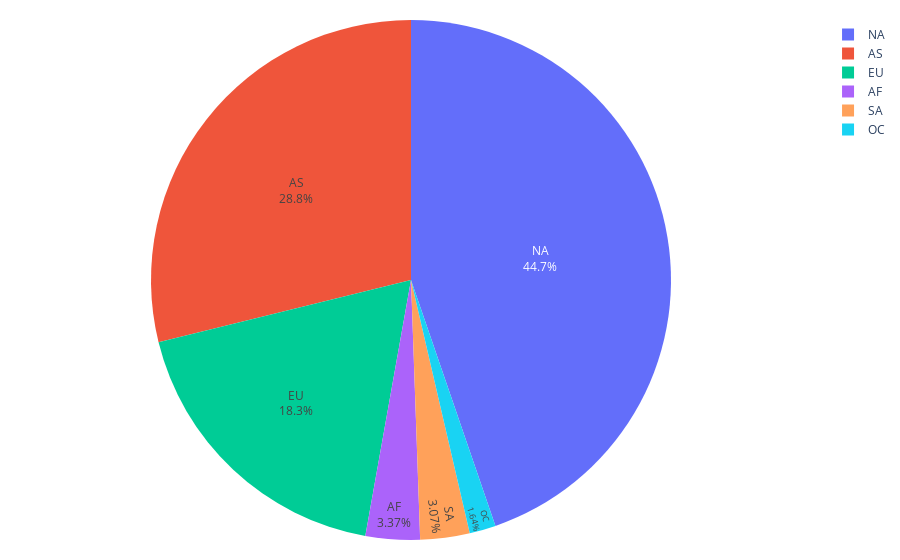

Notebook code for this chart:
### Code cell
import plotly.graph_objects as go
ratio_total   = list(df.groupby(['continent'],as_index=False).agg(continent_count=('show_id','count')).loc[:,'continent_count'])
labels_total  = list(df.groupby(['continent'],as_index=False).agg(continent_count=('show_id','count')).loc[:,'continent'])

# pull is given as a fraction of the pie radius
fig = go.Figure(data=[go.Pie(labels=labels_total, values=ratio_total)])
fig.update_layout(margin=dict(t=20, b=20, l=10, r=20))
fig.update_traces(textposition='inside', textinfo='percent+label')
fig.show()

### Figure 1 — Plotly figure (JSON) as saved in the notebook; plotly's stock layout.template omitted (floating-point values rounded to 4 significant figures)
{"data": [{"labels": ["AF", "AS", "EU", "NA", "OC", "SA"], "textinfo": "percent+label", "textposition": "inside", "type": "pie", "values": [264, 2257, 1435, 3500, 128, 240]}], "layout": {"margin": {"b": 20, "l": 10, "r": 20, "t": 20}}}
